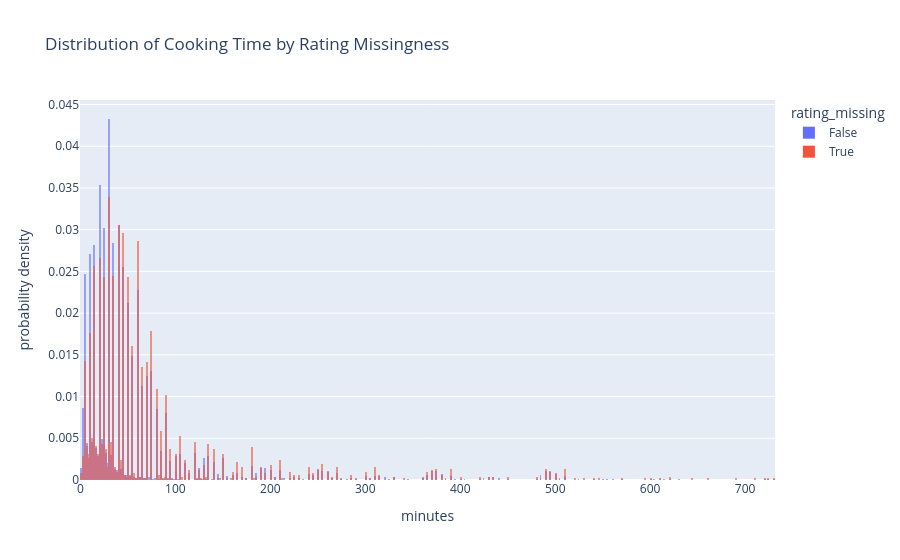

Source (notebook cell):
### Code cell
# Missingness depending section

# Define permutatuion test function
def permutation_test(col, n=1000):
    observed = np.abs(recipes.groupby('rating_missing')[col].mean().diff().iloc[-1])
    diffs = []

    for _ in range(n):
        shuffled = np.random.permutation(recipes['rating_missing'])
        diff = np.abs(
            recipes[col]
            .groupby(shuffled)
            .mean()
            .diff()
            .iloc[-1]
        )
        diffs.append(np.abs(diff))

    p_value = np.mean(np.array(diffs) >= observed)
    return observed, p_value, diffs

# Run permutation tests and store results
results = {}
for col in ['minutes', 'n_steps', 'calories', 'submitted_year']:
    obs, p_value, diffs = permutation_test(col)
    results[col] = {'observed': obs,'p_value': p_value,'diffs': diffs}

    print(f'\n{col}')
    print(f'Observed Difference: {obs:.3f}')
    print(f'P-value: {p_value:.4f}')

# Define cutoff for graph. If this doesn't get executed, the graph glitches from outliers
minutes_cutoff = recipes['minutes'].quantile(0.99)

# Plot data
plot_data = recipes[recipes['minutes'] <= minutes_cutoff]
fig = px.histogram(
    plot_data,
    x='minutes',
    color='rating_missing',
    histnorm='probability density',
    barmode='overlay',
    opacity=0.6,
    title='Distribution of Cooking Time by Rating Missingness'
)

fig.show()

# Save Graph
fig.write_html('assets/nmar-cooking.html', include_plotlyjs='cdn')

### Figure 1 — Plotly figure (JSON) as saved in the notebook; plotly's stock layout.template omitted (floating-point values rounded to 4 significant figures; data arrays with more than 128 entries replaced by an {"elided": "..."} marker saying what was removed)
{"data": [{"bingroup": "x", "histnorm": "probability density", "hovertemplate": "rating_missing=False<br>minutes=%{x}<br>probability density=%{y}<extra></extra>", "legendgroup": "False", "marker": {"color": "#636efa", "opacity": 0.6, "pattern": {"shape": ""}}, "name": "False", "orientation": "v", "showlegend": true, "type": "histogram", "x": {"elided": "80395 int values"}, "xaxis": "x", "yaxis": "y"}, {"bingroup": "x", "histnorm": "probability density", "hovertemplate": "rating_missing=True<br>minutes=%{x}<br>probability density=%{y}<extra></extra>", "legendgroup": "True", "marker": {"color": "#EF553B", "opacity": 0.6, "pattern": {"shape": ""}}, "name": "True", "orientation": "v", "showlegend": true, "type": "histogram", "x": {"elided": "2554 int values"}, "xaxis": "x", "yaxis": "y"}], "layout": {"barmode": "overlay", "legend": {"title": {"text": "rating_missing"}, "tracegroupgap": 0}, "title": {"text": "Distribution of Cooking Time by Rating Missingness"}, "xaxis": {"anchor": "y", "domain": [0, 1], "title": {"text": "minutes"}}, "yaxis": {"anchor": "x", "domain": [0, 1], "title": {"text": "probability density"}}}}
